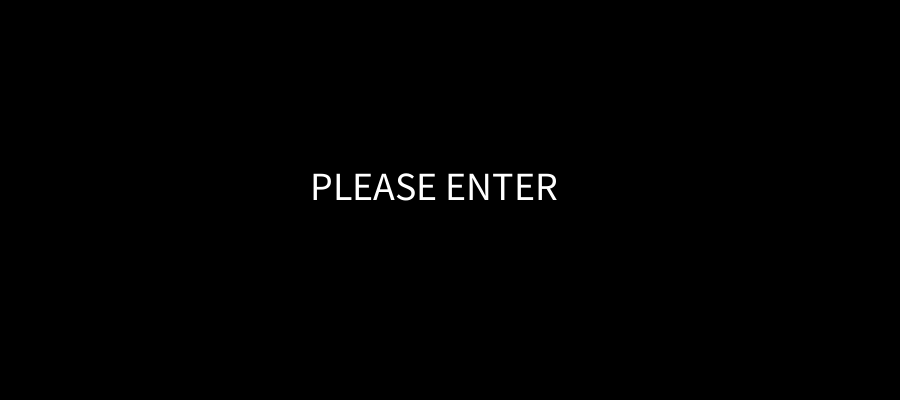
Frame 1 (no input)
Frame 60 (the mouse pressed at the canvas centre just before this capture): identical to frame 1, image omitted
Frame 120 (the mouse held since frame 60 and released just before this capture): identical to frame 1, image omitted

The Processing sketch that drew this single still picture (run headless with seeded random() and noise(); from frame 60 on, the mouse is pressed at the canvas centre):

// Processing sketch: gunman
// ── gunman.pde
float number;
float nunber;
int target;
float fight;
float stoper;
float stoppp;
float scan;
float acan;
int ready=0;
int ax=200;
int sx=650;
int ay=180;
int sy=180;
int x=100;
int sax=650;
void setup() {
  size(900, 400);
  target = (int) random(7, 14);
}

void draw() {
  //  target-number=scan;
  background(0);
  textSize(40);
  text("PLEASE ENTER", 310, 200);
  if (ready==1) {
    number+=0.016;
    nunber+=0.016;
    fight+=0.016;
    background(255);
    textSize(25);
    fill(0);
    text("Attack: S", 60, 220);
    text("Attack: L", 750, 220);
    //   text(number, 135, 280);
    // text(nunber, 675, 280);
    // text(target, 430, 100);

    float sabun1 = abs(number - target);
    float sabun2 = abs(nunber - target);

    rectMode(CENTER);
    pushMatrix();
    translate(ax, ay);
    if (sabun2<sabun1) {
      rotate(frameCount);
    }
    rect(0, 0, 60, 60);
    popMatrix();

    rectMode(CENTER);
    pushMatrix();
    translate(sx, sy);
    if (sabun1<sabun2) {
      rotate(frameCount);
    }
    rect(0, 0, 60, 60);
    popMatrix();

    // rect(ax, ay, 60, 60);
    rect(sx, sy, 60, 60);

    if (target<fight) {
      fill(0);
      textSize(40);
      text("ATTACK", 350, 100);
    }
    if (stoper==1) {
      number-=0.016;
    }

    if (stoppp==1) {
      nunber-=0.016;
    }


    if (sabun1<sabun2) {
      textSize(10);
      text("p1 WIN", 400, 200);
      sx+=10;
      sy-=5;
    }
    textSize(10);
    if (sabun2<sabun1) {
      text("p2 WIN", 400, 200);
      ax-=10;
      ay-=5;
    }
  }
}

void keyPressed() {
  if (key=='s') {
    stoper=1;
  }
  if (key=='l') {
    stoppp=1;
  }
  if (keyCode==ENTER) {
    ready=1;
  }
}
